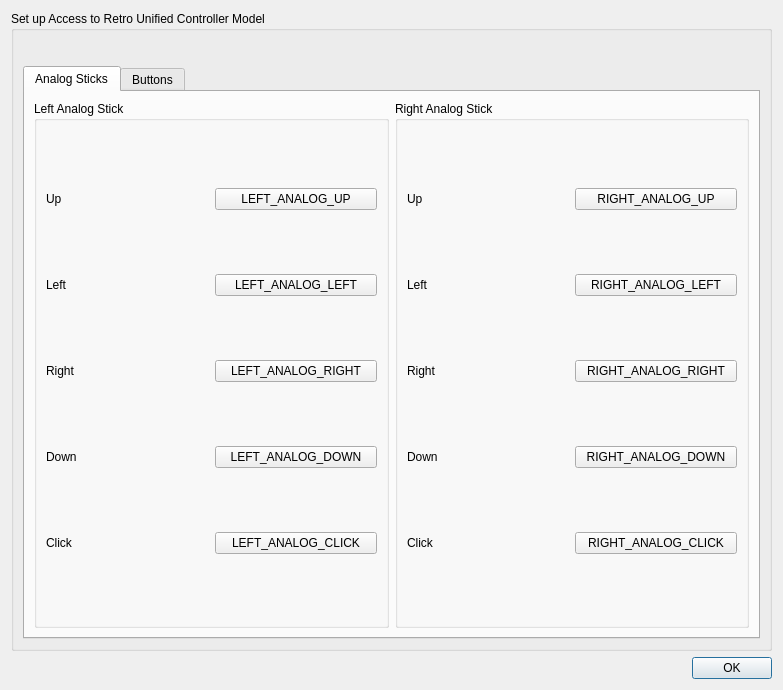
<?xml version="1.0" encoding="UTF-8"?>
<ui version="4.0">
 <class>ar::gui::input_settings_dialog</class>
 <widget class="QDialog" name="ar::gui::input_settings_dialog">
  <property name="geometry">
   <rect>
    <x>0</x>
    <y>0</y>
    <width>783</width>
    <height>690</height>
   </rect>
  </property>
  <property name="windowTitle">
   <string>Controller Settings</string>
  </property>
  <property name="windowIcon">
   <iconset resource="../../../resources/resources.qrc">
    <normaloff>:/appicon.ico</normaloff>:/appicon.ico</iconset>
  </property>
  <layout class="QVBoxLayout" name="verticalLayout">
   <item>
    <widget class="QGroupBox" name="settings_group_box">
     <property name="title">
      <string>Set up Access to Retro Unified Controller Model</string>
     </property>
     <layout class="QVBoxLayout" name="verticalLayout_2">
      <item>
       <layout class="QHBoxLayout" name="horizontalLayout">
        <item>
         <spacer name="horizontalSpacer">
          <property name="orientation">
           <enum>Qt::Horizontal</enum>
          </property>
          <property name="sizeHint" stdset="0">
           <size>
            <width>40</width>
            <height>20</height>
           </size>
          </property>
         </spacer>
        </item>
        <item>
         <widget class="QLabel" name="label">
          <property name="text">
           <string/>
          </property>
          <property name="pixmap">
           <pixmap resource="../../../resources/resources.qrc">:/controller-x360.png</pixmap>
          </property>
         </widget>
        </item>
        <item>
         <spacer name="horizontalSpacer_2">
          <property name="orientation">
           <enum>Qt::Horizontal</enum>
          </property>
          <property name="sizeHint" stdset="0">
           <size>
            <width>40</width>
            <height>20</height>
           </size>
          </property>
         </spacer>
        </item>
       </layout>
      </item>
      <item>
       <layout class="QVBoxLayout" name="verticalLayout_3">
        <item>
         <widget class="QTabWidget" name="tabWidget">
          <property name="currentIndex">
           <number>0</number>
          </property>
          <widget class="QWidget" name="analog_sticks_tab">
           <attribute name="title">
            <string>Analog Sticks</string>
           </attribute>
           <layout class="QHBoxLayout" name="horizontalLayout_2">
            <item>
             <widget class="QGroupBox" name="left_analog_box">
              <property name="title">
               <string>Left Analog Stick</string>
              </property>
              <layout class="QGridLayout" name="gridLayout">
               <item row="2" column="1">
                <widget class="QPushButton" name="left_analog_right_button">
                 <property name="accessibleName">
                  <string>left_analog_right</string>
                 </property>
                 <property name="text">
                  <string>LEFT_ANALOG_RIGHT</string>
                 </property>
                </widget>
               </item>
               <item row="3" column="0">
                <widget class="QLabel" name="label_4">
                 <property name="text">
                  <string>Down</string>
                 </property>
                </widget>
               </item>
               <item row="0" column="0">
                <widget class="QLabel" name="label_2">
                 <property name="text">
                  <string>Up</string>
                 </property>
                </widget>
               </item>
               <item row="4" column="1">
                <widget class="QPushButton" name="left_analog_click_button">
                 <property name="accessibleName">
                  <string>left_analog_click</string>
                 </property>
                 <property name="text">
                  <string>LEFT_ANALOG_CLICK</string>
                 </property>
                </widget>
               </item>
               <item row="2" column="0">
                <widget class="QLabel" name="label_5">
                 <property name="text">
                  <string>Right</string>
                 </property>
                </widget>
               </item>
               <item row="1" column="0">
                <widget class="QLabel" name="label_6">
                 <property name="text">
                  <string>Left</string>
                 </property>
                </widget>
               </item>
               <item row="4" column="0">
                <widget class="QLabel" name="label_3">
                 <property name="text">
                  <string>Click</string>
                 </property>
                </widget>
               </item>
               <item row="0" column="1">
                <widget class="QPushButton" name="left_analog_up_button">
                 <property name="accessibleName">
                  <string>left_analog_up</string>
                 </property>
                 <property name="text">
                  <string>LEFT_ANALOG_UP</string>
                 </property>
                </widget>
               </item>
               <item row="1" column="1">
                <widget class="QPushButton" name="left_analog_left_button">
                 <property name="accessibleName">
                  <string>left_analog_left</string>
                 </property>
                 <property name="text">
                  <string>LEFT_ANALOG_LEFT</string>
                 </property>
                </widget>
               </item>
               <item row="3" column="1">
                <widget class="QPushButton" name="left_analog_down_button">
                 <property name="accessibleName">
                  <string>left_analog_down</string>
                 </property>
                 <property name="text">
                  <string>LEFT_ANALOG_DOWN</string>
                 </property>
                </widget>
               </item>
              </layout>
             </widget>
            </item>
            <item>
             <widget class="QGroupBox" name="right_analog_box">
              <property name="title">
               <string>Right Analog Stick</string>
              </property>
              <layout class="QGridLayout" name="gridLayout_2">
               <item row="0" column="0">
                <widget class="QLabel" name="label_7">
                 <property name="text">
                  <string>Up</string>
                 </property>
                </widget>
               </item>
               <item row="0" column="1">
                <widget class="QPushButton" name="right_analog_up_button">
                 <property name="accessibleName">
                  <string>right_analog_up</string>
                 </property>
                 <property name="text">
                  <string>RIGHT_ANALOG_UP</string>
                 </property>
                </widget>
               </item>
               <item row="1" column="0">
                <widget class="QLabel" name="label_8">
                 <property name="text">
                  <string>Left</string>
                 </property>
                </widget>
               </item>
               <item row="1" column="1">
                <widget class="QPushButton" name="right_analog_left_button">
                 <property name="accessibleName">
                  <string>right_analog_left</string>
                 </property>
                 <property name="text">
                  <string>RIGHT_ANALOG_LEFT</string>
                 </property>
                </widget>
               </item>
               <item row="2" column="0">
                <widget class="QLabel" name="label_9">
                 <property name="text">
                  <string>Right</string>
                 </property>
                </widget>
               </item>
               <item row="2" column="1">
                <widget class="QPushButton" name="right_analog_right_button">
                 <property name="accessibleName">
                  <string>right_analog_right</string>
                 </property>
                 <property name="text">
                  <string>RIGHT_ANALOG_RIGHT</string>
                 </property>
                </widget>
               </item>
               <item row="3" column="0">
                <widget class="QLabel" name="label_10">
                 <property name="text">
                  <string>Down</string>
                 </property>
                </widget>
               </item>
               <item row="3" column="1">
                <widget class="QPushButton" name="right_analog_down_button">
                 <property name="accessibleName">
                  <string>right_analog_down</string>
                 </property>
                 <property name="text">
                  <string>RIGHT_ANALOG_DOWN</string>
                 </property>
                </widget>
               </item>
               <item row="4" column="0">
                <widget class="QLabel" name="label_11">
                 <property name="text">
                  <string>Click</string>
                 </property>
                </widget>
               </item>
               <item row="4" column="1">
                <widget class="QPushButton" name="right_analog_click_button">
                 <property name="accessibleName">
                  <string>right_analog_click</string>
                 </property>
                 <property name="text">
                  <string>RIGHT_ANALOG_CLICK</string>
                 </property>
                </widget>
               </item>
              </layout>
             </widget>
            </item>
           </layout>
          </widget>
          <widget class="QWidget" name="buttons_tab">
           <attribute name="title">
            <string>Buttons</string>
           </attribute>
           <layout class="QHBoxLayout" name="horizontalLayout_3">
            <item>
             <widget class="QGroupBox" name="top_box">
              <property name="title">
               <string>Top Buttons</string>
              </property>
              <layout class="QGridLayout" name="gridLayout_5">
               <item row="0" column="1">
                <widget class="QPushButton" name="left_bumper_button">
                 <property name="accessibleName">
                  <string>left_bumper</string>
                 </property>
                 <property name="text">
                  <string>LEFT_BUMPER</string>
                 </property>
                </widget>
               </item>
               <item row="2" column="0">
                <widget class="QLabel" name="label_24">
                 <property name="text">
                  <string>Left Trigger</string>
                 </property>
                </widget>
               </item>
               <item row="3" column="0">
                <widget class="QLabel" name="label_25">
                 <property name="text">
                  <string>Right Trigger</string>
                 </property>
                </widget>
               </item>
               <item row="1" column="1">
                <widget class="QPushButton" name="right_bumper_button">
                 <property name="accessibleName">
                  <string>right_bumper</string>
                 </property>
                 <property name="text">
                  <string>RIGHT_BUMPER</string>
                 </property>
                </widget>
               </item>
               <item row="0" column="0">
                <widget class="QLabel" name="label_22">
                 <property name="text">
                  <string>Left Bumper</string>
                 </property>
                </widget>
               </item>
               <item row="2" column="1">
                <widget class="QPushButton" name="left_trigger_button">
                 <property name="accessibleName">
                  <string>left_trigger</string>
                 </property>
                 <property name="text">
                  <string>LEFT_TRIGGER</string>
                 </property>
                </widget>
               </item>
               <item row="3" column="1">
                <widget class="QPushButton" name="right_trigger_button">
                 <property name="accessibleName">
                  <string>right_trigger</string>
                 </property>
                 <property name="text">
                  <string>RIGHT_TRIGGER</string>
                 </property>
                </widget>
               </item>
               <item row="1" column="0">
                <widget class="QLabel" name="label_23">
                 <property name="text">
                  <string>Right Bumper</string>
                 </property>
                </widget>
               </item>
              </layout>
             </widget>
            </item>
            <item>
             <widget class="QGroupBox" name="face_box">
              <property name="title">
               <string>Face Buttons</string>
              </property>
              <layout class="QGridLayout" name="gridLayout_4">
               <item row="0" column="0">
                <widget class="QLabel" name="label_16">
                 <property name="text">
                  <string>Start</string>
                 </property>
                </widget>
               </item>
               <item row="0" column="1">
                <widget class="QPushButton" name="start_button">
                 <property name="accessibleName">
                  <string>start</string>
                 </property>
                 <property name="text">
                  <string>START</string>
                 </property>
                </widget>
               </item>
               <item row="1" column="0">
                <widget class="QLabel" name="label_17">
                 <property name="text">
                  <string>Back</string>
                 </property>
                </widget>
               </item>
               <item row="1" column="1">
                <widget class="QPushButton" name="back_button">
                 <property name="accessibleName">
                  <string>back</string>
                 </property>
                 <property name="text">
                  <string>BACK</string>
                 </property>
                </widget>
               </item>
               <item row="2" column="0">
                <widget class="QLabel" name="label_18">
                 <property name="text">
                  <string>X</string>
                 </property>
                </widget>
               </item>
               <item row="2" column="1">
                <widget class="QPushButton" name="x_button">
                 <property name="accessibleName">
                  <string>x</string>
                 </property>
                 <property name="text">
                  <string>X</string>
                 </property>
                </widget>
               </item>
               <item row="3" column="0">
                <widget class="QLabel" name="label_19">
                 <property name="text">
                  <string>Y</string>
                 </property>
                </widget>
               </item>
               <item row="3" column="1">
                <widget class="QPushButton" name="y_button">
                 <property name="accessibleName">
                  <string>y</string>
                 </property>
                 <property name="text">
                  <string>Y</string>
                 </property>
                </widget>
               </item>
               <item row="4" column="0">
                <widget class="QLabel" name="label_20">
                 <property name="text">
                  <string>B</string>
                 </property>
                </widget>
               </item>
               <item row="4" column="1">
                <widget class="QPushButton" name="b_button">
                 <property name="accessibleName">
                  <string>b</string>
                 </property>
                 <property name="text">
                  <string>B</string>
                 </property>
                </widget>
               </item>
               <item row="5" column="0">
                <widget class="QLabel" name="label_21">
                 <property name="text">
                  <string>A</string>
                 </property>
                </widget>
               </item>
               <item row="5" column="1">
                <widget class="QPushButton" name="a_button">
                 <property name="accessibleName">
                  <string>a</string>
                 </property>
                 <property name="text">
                  <string>A</string>
                 </property>
                </widget>
               </item>
              </layout>
             </widget>
            </item>
            <item>
             <widget class="QGroupBox" name="dpad_box">
              <property name="title">
               <string>Directional Pad (D-Pad)</string>
              </property>
              <layout class="QGridLayout" name="gridLayout_3">
               <item row="0" column="0">
                <widget class="QLabel" name="label_12">
                 <property name="text">
                  <string>Up</string>
                 </property>
                </widget>
               </item>
               <item row="0" column="1">
                <widget class="QPushButton" name="dpad_up_button">
                 <property name="accessibleName">
                  <string>dpad_up</string>
                 </property>
                 <property name="text">
                  <string>DPAD_UP</string>
                 </property>
                </widget>
               </item>
               <item row="1" column="0">
                <widget class="QLabel" name="label_13">
                 <property name="text">
                  <string>Left</string>
                 </property>
                </widget>
               </item>
               <item row="1" column="1">
                <widget class="QPushButton" name="dpad_left_button">
                 <property name="accessibleName">
                  <string>dpad_left</string>
                 </property>
                 <property name="text">
                  <string>DPAD_LEFT</string>
                 </property>
                </widget>
               </item>
               <item row="2" column="0">
                <widget class="QLabel" name="label_14">
                 <property name="text">
                  <string>Right</string>
                 </property>
                </widget>
               </item>
               <item row="2" column="1">
                <widget class="QPushButton" name="dpad_right_button">
                 <property name="accessibleName">
                  <string>dpad_right</string>
                 </property>
                 <property name="text">
                  <string>DPAD_RIGHT</string>
                 </property>
                </widget>
               </item>
               <item row="3" column="0">
                <widget class="QLabel" name="label_15">
                 <property name="text">
                  <string>Down</string>
                 </property>
                </widget>
               </item>
               <item row="3" column="1">
                <widget class="QPushButton" name="dpad_down_button">
                 <property name="accessibleName">
                  <string>dpad_down</string>
                 </property>
                 <property name="text">
                  <string>DPAD_DOWN</string>
                 </property>
                </widget>
               </item>
              </layout>
             </widget>
            </item>
           </layout>
          </widget>
         </widget>
        </item>
       </layout>
      </item>
     </layout>
    </widget>
   </item>
   <item>
    <widget class="QDialogButtonBox" name="buttonBox">
     <property name="orientation">
      <enum>Qt::Horizontal</enum>
     </property>
     <property name="standardButtons">
      <set>QDialogButtonBox::Ok</set>
     </property>
    </widget>
   </item>
  </layout>
 </widget>
 <resources>
  <include location="../../../resources/resources.qrc"/>
 </resources>
 <connections>
  <connection>
   <sender>buttonBox</sender>
   <signal>accepted()</signal>
   <receiver>ar::gui::input_settings_dialog</receiver>
   <slot>accept()</slot>
   <hints>
    <hint type="sourcelabel">
     <x>248</x>
     <y>254</y>
    </hint>
    <hint type="destinationlabel">
     <x>157</x>
     <y>274</y>
    </hint>
   </hints>
  </connection>
  <connection>
   <sender>buttonBox</sender>
   <signal>rejected()</signal>
   <receiver>ar::gui::input_settings_dialog</receiver>
   <slot>reject()</slot>
   <hints>
    <hint type="sourcelabel">
     <x>316</x>
     <y>260</y>
    </hint>
    <hint type="destinationlabel">
     <x>286</x>
     <y>274</y>
    </hint>
   </hints>
  </connection>
 </connections>
</ui>
